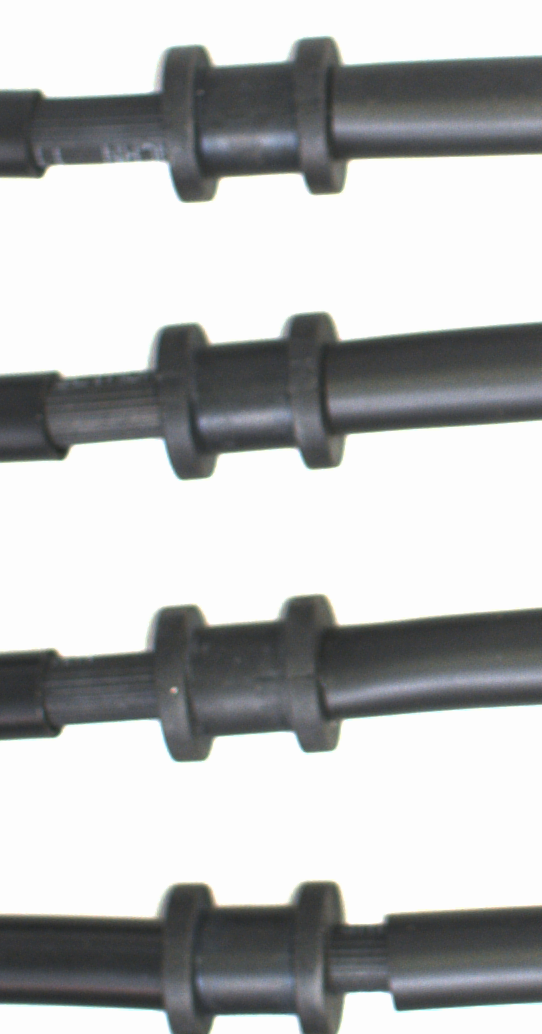
#> input picture datafornichi/src/realsense/h11.bmp, 542 x 1034 px; the run also reads 1 picture not shown here
$ python aaaaaaa.py
#> lines starting #> are read from the running program, lines starting #| are printed output that depends on the picture; after the words box and inside, x2 and y2 are one past the last pixel; in counts of white or black regions, pixels touching at a corner belong together; long printed decimals are rounded
import os
import cv2
import numpy as np
import math
import time
try:
    import imutils
except:
    os.system("pip install imutils")
    import imutils

def fit_angel_pca(sr):
    min = 3000
    output = {}
    # tien xu ly
    img_src = cv2.cvtColor(sr, cv2.COLOR_BGR2GRAY)
    blurred = cv2.GaussianBlur(img_src, (3, 3), 0)
    _,src = cv2.threshold(blurred, 180, 255, cv2.THRESH_BINARY_INV)
    contours, hierarchy = cv2.findContours(src, cv2.RETR_TREE, cv2.CHAIN_APPROX_NONE)
    for index, cnt in enumerate(contours):
        if hierarchy[0, index, 3] != -1:
            continue;
        # if hierarchy[0, index, 2] != -1:
        #     continue;
        area = cv2.contourArea(cnt)
        if area >= min:
            data = cnt[:, 0, :].astype(np.float32)
            mean, eigenvectors = cv2.PCACompute(data, mean=None)
            angel = math.atan2(eigenvectors[0][1], eigenvectors[0][0]) * (180 / math.pi)
            mean_point = (int(round(mean[0][0])), int(round(mean[0][1])))
            cv2.circle(sr, mean_point, 5, (0, 0, 255), -1)
            output[tuple(mean.flatten())] = angel
            scale = 100
            vector2_end = (int(mean_point[0] + eigenvectors[0][0] * scale), int(mean_point[1] + eigenvectors[0][1] * scale))
            cv2.line(sr, mean_point, vector2_end, (0, 255, 0), 1, cv2.LINE_AA)
            text = f"(angel: {angel})"
            cv2.putText(sr, text, (int(round(mean[0][0]) - 30), int(round(mean[0][1]) + 30)), cv2.FONT_HERSHEY_SIMPLEX, 0.5, (255, 0, 0), 1)
    # cv2.imshow('Original Image', sr)
    return output,src,contours,hierarchy

def remove_jig(img):
    hsv = cv2.cvtColor(img, cv2.COLOR_BGR2HSV)
    lower_blue = np.array([90, 100, 100])
    upper_blue = np.array([130, 255, 255])
    # Tạo mask để chỉ giữ lại các pixel nằm trong khoảng giá trị màu xanh dương
    mask = np.zeros_like(img, dtype=np.uint8)
    mask[(hsv[:, :, 0] >= lower_blue[0]) & (hsv[:, :, 0] <= upper_blue[0]) &
         (hsv[:, :, 1] >= lower_blue[1]) & (hsv[:, :, 1] <= upper_blue[1]) &
         (hsv[:, :, 2] >= lower_blue[2]) & (hsv[:, :, 2] <= upper_blue[2])] =255
    result = cv2.bitwise_or(img, mask)
    # cv2.imshow('Original Image', mask)
    # cv2.imshow('Image without Blue-Green Objects', result)
    return result

def padding(img,size):
    top, bottom, left, right = size, size,0,0
    border_color = [0, 0, 0]
    image_with_padding = cv2.copyMakeBorder(img, top, bottom, left, right, cv2.BORDER_CONSTANT, value=border_color)
    return image_with_padding

def rotate_image(image, angle,center):
    height, width = image.shape[:2]
    rotation_matrix = cv2.getRotationMatrix2D(center, angle, 1.0)
    rotated_image = cv2.warpAffine(image, rotation_matrix, (width, height))
    return rotated_image

def rotate_point_in_image(image, point, angle_degrees):
    height, width = image.shape[:2]
    center = (width // 2, height // 2)
    rotation_matrix = cv2.getRotationMatrix2D(center, angle_degrees, 1.0)
    rotated_point = np.dot(rotation_matrix, np.array([point[0], point[1], 1]))
    new_x, new_y = rotated_point[:2].astype(int)
    newpoint = (int(new_x),int(new_y))
    return newpoint


def matching(edges_src,edges_tem,template,object,min_thresh,sr0):
    # # init parameter
    method = eval("cv2.TM_CCOEFF_NORMED")
    h, w = edges_tem.shape[:2]
    topleft = [0, 0]
    y_size = max(h, w)
    x_size = edges_src.shape[1]
    angel_target = []
    mean_target = []
    for angle_t in template.values():
        for index, (mean, angles) in enumerate(object.items()):
            # angle = angles - angle_t
            angle = angles
            rotated_src = imutils.rotate(edges_src,angle)
            roi_x = 0
            roi_y = int(mean[1] - y_size/2)
            roi_y = max(roi_y, 0)
            # Tạo ROI (Region of Interest)
            roi = rotated_src[roi_y:roi_y + y_size, roi_x:x_size]
            cv2.imshow('roi', roi)
            if(roi_y+y_size) > edges_src.shape[0]:
                size = roi_y+y_size - edges_src.shape[0]
                roi =  padding(roi, size)
                roi_y = roi_y - size
            res = cv2.matchTemplate(roi, edges_tem, method)
            min_val, max_val, min_loc, max_loc = cv2.minMaxLoc(res)
            # print(max_val)
            if max_val >= min_thresh:

                # sr0 = imutils.rotate(sr0, angle)
                topleft = max_loc
                topleft = (topleft[0], topleft[1] + roi_y)
                topleft = rotate_point_in_image(rotated_src,topleft, -angle)
                bottomright = (topleft[0] + w, topleft[1] + h)
                cv2.rectangle(sr0, topleft, bottomright, (0, 255, 255), 1)
                center_x = (topleft[0] + bottomright[0]) // 2
                center_y = (topleft[1] + bottomright[1]) // 2
                m_target = (center_x,center_y)
                cv2.circle(sr0,(m_target[0],m_target[1]), 3, (0, 255, 255), -1)
                # sr0 = imutils.rotate(sr0, -angle)
                mean_target.append(m_target)
                angel_target.append(angles)

                # [5 lines of commented-out code are left out]
    cv2.imshow('Original Image', sr0)
    end_time = time.time()
    execution_time = end_time - start_time
    print(f"Thời gian chạy: {execution_time} giây")
    cv2.waitKey(0)
    return  angel_target,mean_target

path_src = "datafornichi/src/realsense/h11.bmp"
sr0 = cv2.imread(path_src)
#> sr0 is the input picture: shape (1034, 542, 3); mean B, G, R 186.7, 186.5, 185.1

path_tem = "datafornichi/src/realsense/h11_tem.bmp"
sr1 = cv2.imread(path_tem)

sr1 = remove_jig(sr1)
#> in remove_jig, `hsv = cv2.cvtColor(img, cv2.COLOR_BGR2HSV)`: hsv: shape (168, 249, 3); mean H, S, V 64.6, 15.2, 139.6
sr0 = remove_jig(sr0)
#> in remove_jig (call 2), `hsv = cv2.cvtColor(img, cv2.COLOR_BGR2HSV)`: hsv: shape (1034, 542, 3); mean H, S, V 34.8, 8.4, 187.8
start_time = time.time()

template,edges_tem,contourt,_ = fit_angel_pca(sr1)
#> in fit_angel_pca, `_,src = cv2.threshold(blurred, 180, 255, cv2.THRESH_BINARY_INV)`:
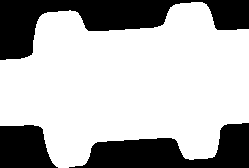
#> src: shape (168, 249); 70% white; 3 black regions
#> in fit_angel_pca, `contours, hierarchy = cv2.findContours(src, cv2.RETR_TREE, cv2.CHAIN_A..`: contours = 1 contour; box (x1, y1, x2, y2) and area: (0, 2, 249, 168) 28894
#> the loop in fit_angel_pca, `for index, cnt in enumerate(contours):` made 1 pass
#> (area, mean, eigenvectors, angel, mean_point, scale, vector2_end, text) on pass 1: (28893.5, [[127.2, 84.02]], [[0.997, -0.0756], [0.0756, 0.997]], -4.33, (127, 84), 100, (226, 76), '(angel: -4.333222511576195)')
#> after the loop in fit_angel_pca, `for index, cnt in enumerate(contours):`:
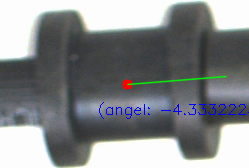
#> sr: shape (168, 249, 3); mean B, G, R 138.5, 136.7, 133.8
#> after the loop in fit_angel_pca, `for index, cnt in enumerate(contours):`: output = {(127.2, 84.02): -4.33}
#> template = {(127.2, 84.02): -4.33}; contourt has the same summary as contours in fit_angel_pca
object,edges_src,contours,hierarchy = fit_angel_pca(sr0)
#> in fit_angel_pca (call 2), `_,src = cv2.threshold(blurred, 180, 255, cv2.THRESH_BINARY_INV)`:
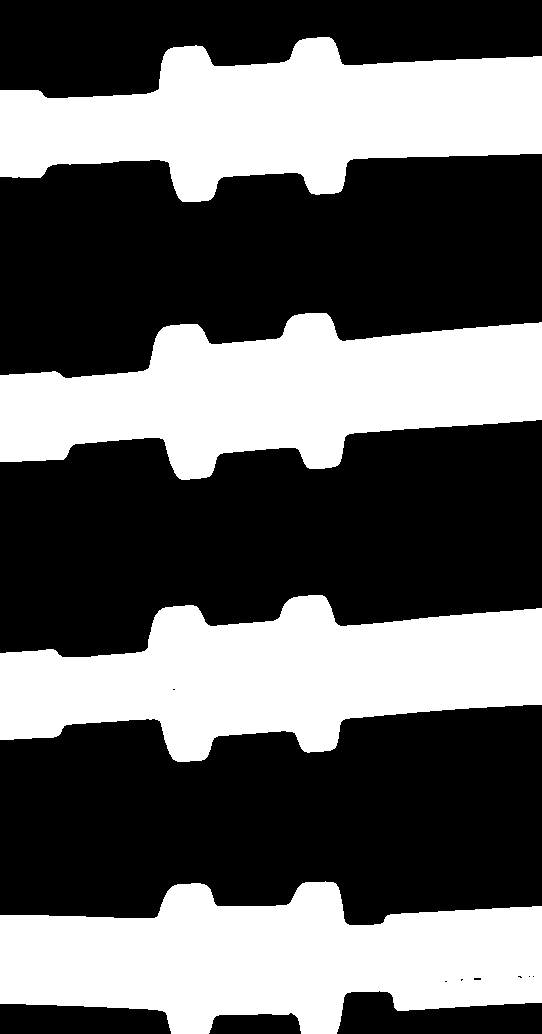
#> src: shape (1034, 542); 39.5% white; 4 white regions
#> in fit_angel_pca (call 2), `contours, hierarchy = cv2.findContours(src, cv2.RETR_TREE, cv2.CHAIN_A..`: contours = 11 contours, 6 with area under 20; largest, box (x1, y1, x2, y2) and area: (0, 881, 542, 1034) 55296, (0, 313, 542, 480) 54847, (0, 595, 542, 762) 54542, (0, 37, 542, 202) 54079, (473, 977, 482, 981) 22
#> the loop in fit_angel_pca (call 2), `for index, cnt in enumerate(contours):` made 11 passes
#> (area, mean, eigenvectors, angel, mean_point, vector2_end, text) on passes 1, 8, 10, 11: (55295.5, [[273.4, 959.2]], [[1, -0.00833], [0.00833, 1]], -0.477, (273, 959), (372, 958), '(angel: -0.4773807750842503)'), (54542.5, [[268.5, 676.5]], [[0.997, -0.079], [0.079, 0.997]], -4.53, (269, 677), (368, 669), '(angel: -4.532882412589752)'), (54847, [[269.2, 394.3]], [[0.996, -0.0942], [0.0942, 0.996]], -5.4, (269, 394), (368, 384), '(angel: -5.40468708905352)'), (54079, [[269.3, 118.6]], [[0.998, -0.0596], [0.0596, 0.998]], -3.42, (269, 119), (368, 113), '(angel: -3.419586009382)')
#> cnt on passes 5 to 6: [[532, 976], [533, 975], [534, 976], [533, 977]], [[528, 976], [529, 975], [530, 976], [529, 977]]
#> after the loop in fit_angel_pca (call 2), `for index, cnt in enumerate(contours):`:
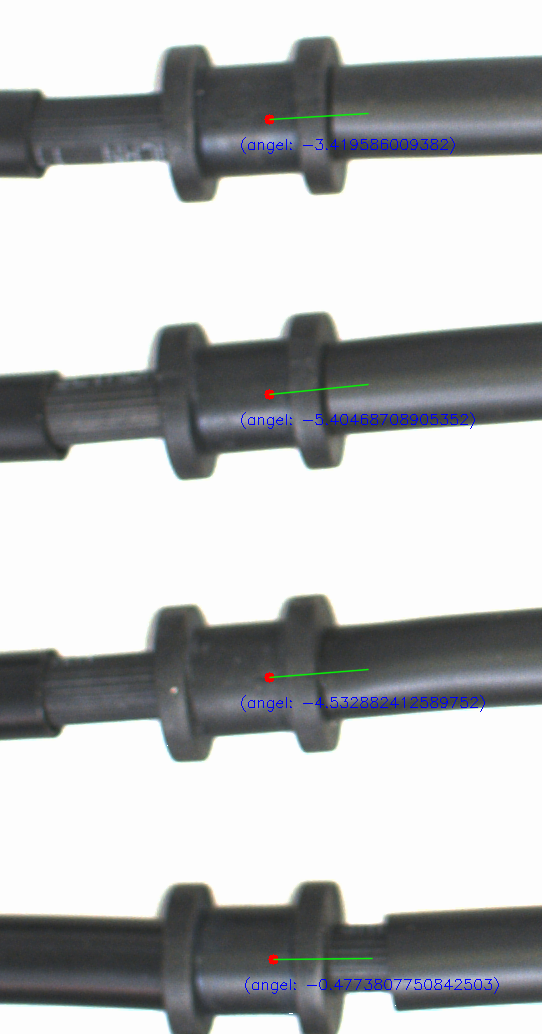
#> sr: shape (1034, 542, 3); mean B, G, R 187.1, 186.2, 184.8
#> after the loop in fit_angel_pca (call 2), `for index, cnt in enumerate(contours):`: output = {(273.4, 959.2): -0.477, (268.5, 676.5): -4.53, (269.2, 394.3): -5.4, (269.3, 118.6): -3.42}
#> object has the same summary as output in fit_angel_pca

angel, mean = matching(edges_src,edges_tem,template,object,0.5,sr0)
#> the loop in matching, `for angle_t in template.values():` made 1 pass
#> angle_t on pass 1: -4.33
#> pass 1, in padding, `image_with_padding = cv2.copyMakeBorder(img, top, bottom, left, right,..`:
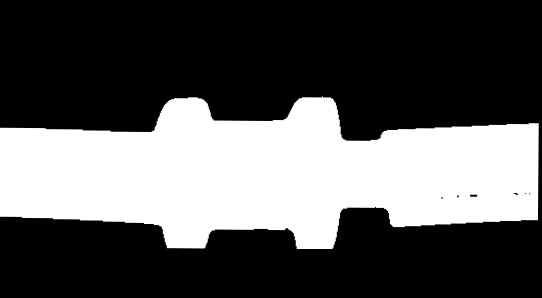
#> image_with_padding: shape (298, 542); min 0, max 255, mean 87.8
#> pass 1, in matching, `cv2.imshow('roi', roi)`:
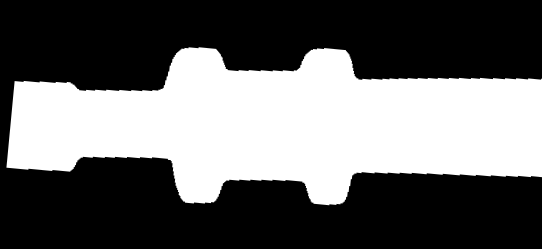
#> window 'roi': shape (249, 542); min 0, max 255, mean 102.6
#> after the loop in matching, `for angle_t in template.values():`:
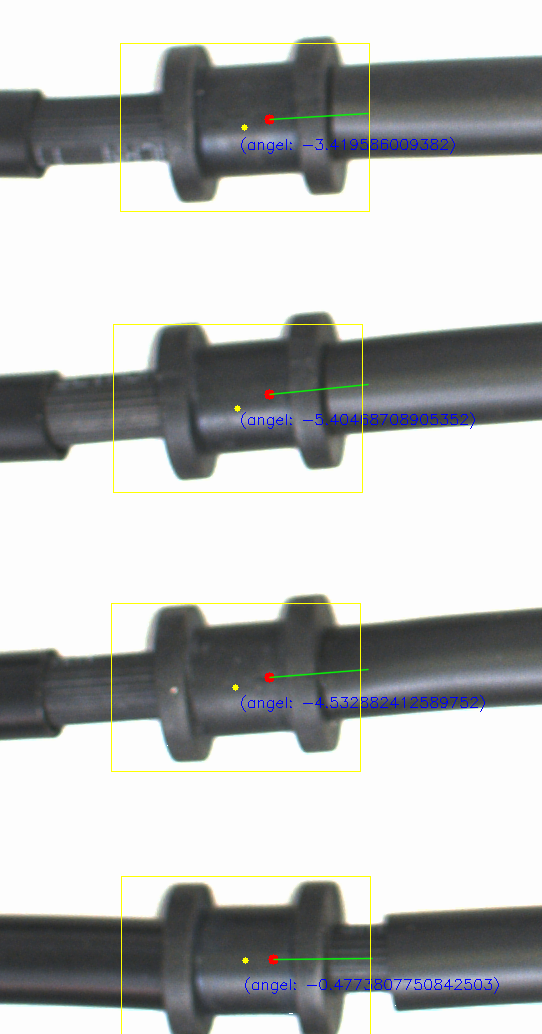
#> sr0: shape (1034, 542, 3); 0.57% of pixels changed, all inside (x1, y1, x2, y2) = (111, 43, 371, 1034)
#> after the loop in matching, `for angle_t in template.values():`: angel_target = [-0.477, -4.53, -5.4, -3.42]; mean_target = [(245, 960), (235, 687), (237, 408), (244, 127)]; size = 49
#> angel = [-0.477, -4.53, -5.4, -3.42]; mean = [(245, 960), (235, 687), (237, 408), (244, 127)]

print(angel,mean)
#| [-0.4774, -4.533, -5.405, -3.420] [(245, 960), (235, 687), (237, 408), (244, 127)]

cv2.waitKey(0)
cv2.destroyAllWindows()
